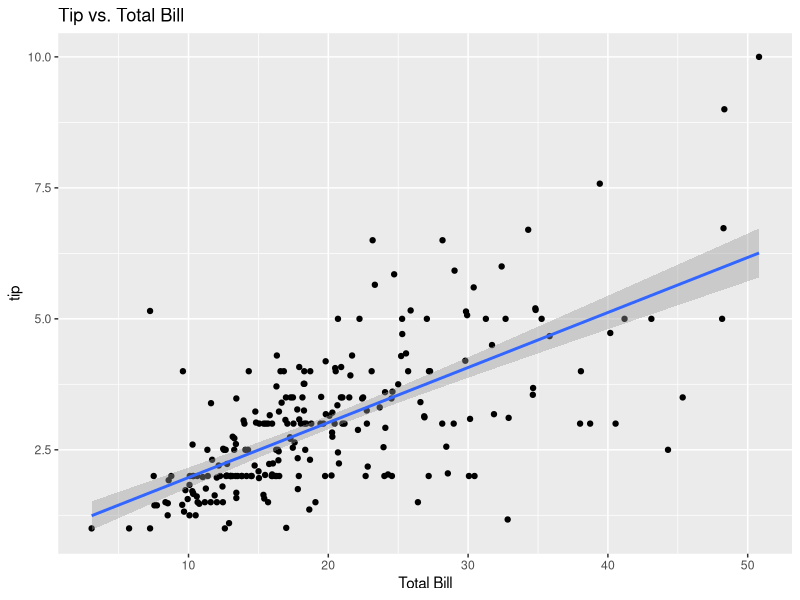
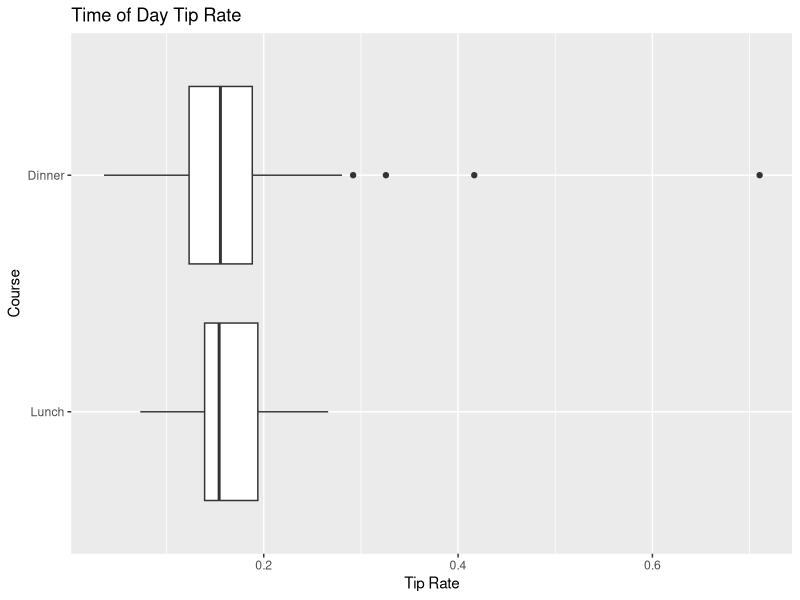
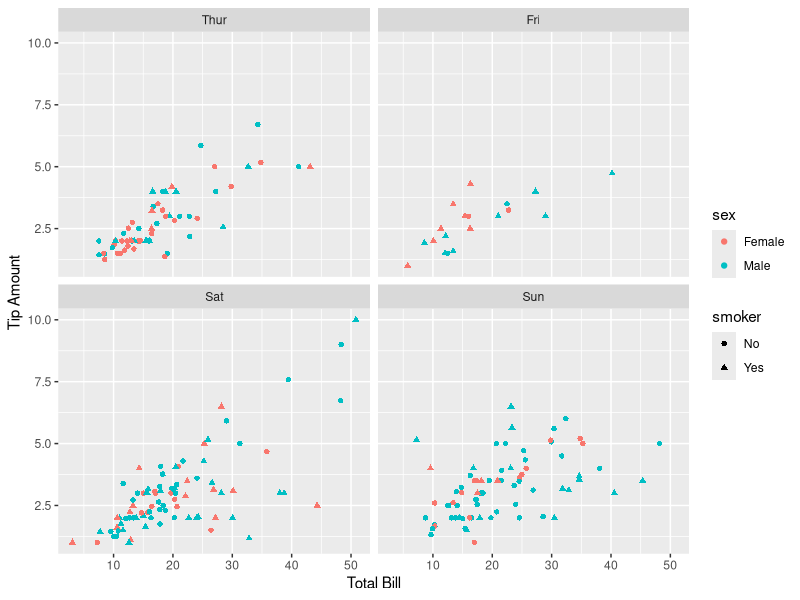
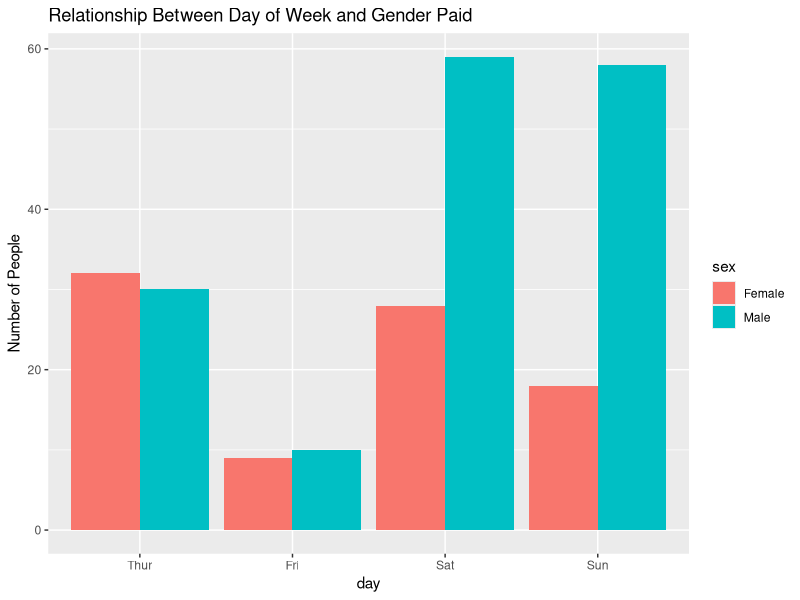

The R source for these figures, in order:
## ---- chunk 1
knitr::opts_chunk$set(echo = TRUE)
## ---- chunk 2
library("ggplot2")
data(tips, package="reshape2")  #Loading data
tips

numParty <- nrow(tips)
numParty


## ---- chunk 3
str(tips)
## ---- chunk 4



tips$day <- factor(tips[,"day"], levels = c("Thur","Fri","Sat","Sun"))

ordered_dayz <- order(tips$day)
day <- tips[ordered_dayz, 5]
day

## ---- chunk 5
female5 <- tips[tips$sex == 'Female' & tips$size >= 5,]
female5

## ---- chunk 6
ggplot(tips, aes(x = total_bill, y = tip)) + geom_point() + ggtitle("Tip vs. Total Bill") + geom_smooth(method='lm',formula=y~x)  + xlab("Total Bill")
## ---- chunk 7

tips$tiprate <- tips$tip / tips$total_bill
mean(tips$tiprate) * 100

## ---- chunk 8
tips$time <- factor(tips$time, levels = c("Lunch", "Dinner"))
order_time <- tips[order(tips$time),]



ggplot(order_time,  aes(x=time, y=tiprate)) + geom_boxplot() + labs(x = "Course", y = "Tip Rate") + coord_flip() + ggtitle("Time of Day Tip Rate") 




## ---- chunk 9

ggplot(tips, aes(x=total_bill, y=tip, shape=smoker, color=sex)) + geom_point() + facet_wrap(~day) + xlab('Total Bill') + ylab('Tip Amount')

## ---- chunk 10
ggplot(tips, aes(x=day, fill=sex)) + geom_bar(position="dodge") + ylab("Number of People") + ggtitle("Relationship Between Day of Week and Gender Paid")
